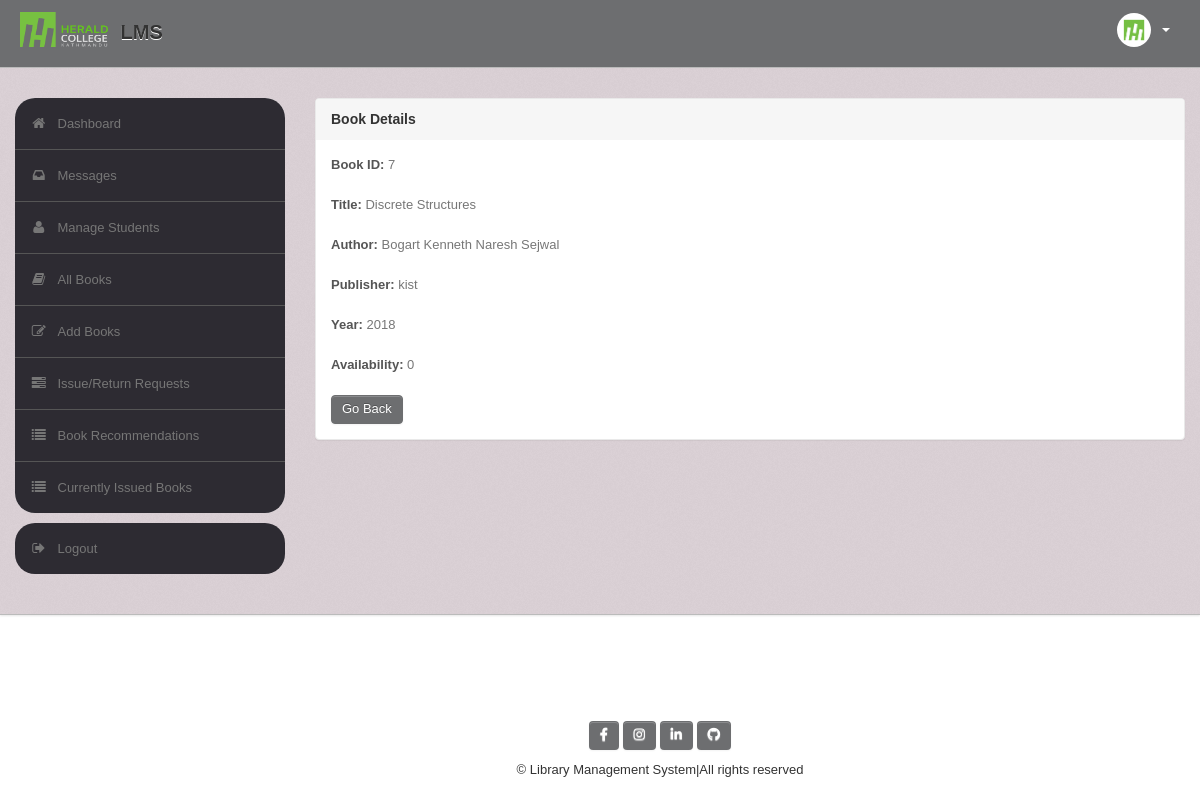
Screenshot of /admin/bookdetails.php?id=7 (signed in) with the database file from the repository.
### tables this page shows
CREATE TABLE `book` (
  `BookId` int(10) NOT NULL,
  `Title` varchar(50) DEFAULT NULL,
  `Publisher` varchar(50) DEFAULT NULL,
  `Year` varchar(50) DEFAULT NULL,
  `Availability` int(5) DEFAULT NULL
);

CREATE TABLE `author` (
  `BookId` int(10) NOT NULL,
  `Author` varchar(50) NOT NULL
);

### admin/bookdetails.php (the view, shortened to what this page needs)
<?php
require('dbconn.php');
?>
<?php
if ($_SESSION['UserId']) {
?>
    <!DOCTYPE html>
    <html lang="en">
    <head>
        <link type="text/css" href="bootstrap/css/bootstrap.min.css" rel="stylesheet">
        <link type="text/css" href="bootstrap/css/bootstrap-responsive.min.css" rel="stylesheet">
        <link type="text/css" href="css/theme.css" rel="stylesheet">
        <link type="text/css" href="images/icons/css/font-awesome.css" rel="stylesheet">
    </head>
    <body>
        <div class="navbar navbar-fixed-top">
            <div class="navbar-inner">
                <div class="container">
                        <a class="brand" href="home.php"><img src="images/nn.png" class="logo" /> LMS </a>
                    <div class="nav-collapse collapse navbar-inverse-collapse">
                        <ul class="nav pull-right">
                            <li class="nav-user dropdown"><a href="#" class="dropdown-toggle" data-toggle="dropdown">
                                    <img src="images/user.png" class="nav-avatar" />
                                    <b class="caret"></b></a>
                            </li>
                        </ul>
                    </div>
                </div>
            </div>
        </div>
        <div class="wrapper">
            <div class="container">
                <div class="row">
                    <div class="span3">
                        <div class="sidebar">
                            <ul class="widget widget-menu unstyled">
                                <li class="active"><a href="home.php"><i class="menu-icon icon-home"></i>Dashboard
                                    </a></li>
                                <li><a href="message.php"><i class="menu-icon icon-inbox"></i>Messages</a>
                                </li>
                                <li><a href="student.php"><i class="menu-icon icon-user"></i>Manage Students </a>
                                </li>
                                <li><a href="book.php"><i class="menu-icon icon-book"></i>All Books </a></li>
                                <li><a href="addbook.php"><i class="menu-icon icon-edit"></i>Add Books </a></li>
                                <li><a href="requests.php"><i class="menu-icon icon-tasks"></i>Issue/Return Requests </a></li>
                                <li><a href="recommendations.php"><i class="menu-icon icon-list"></i>Book Recommendations </a></li>
                                <li><a href="current.php"><i class="menu-icon icon-list"></i>Currently Issued Books </a></li>
                            </ul>
                            <ul class="widget widget-menu unstyled">
                                <li><a href="logout.php"><i class="menu-icon icon-signout"></i>Logout </a></li>
                            </ul>
                        </div>
                    </div>
                    <div class="span9">
                        <div class="content">
                            <div class="module">
                                <div class="module-head">
                                    <h3>Book Details</h3>
                                </div>
                                <div class="module-body">
                                    <?php
                                    $x = $_GET['id'];
                                    $sql = "select * from LMS.book where BookId='$x'";
                                    $result = $conn->query($sql);
                                    $row = $result->fetch_assoc();
                                    $bookid = $row['BookId'];
                                    $name = $row['Title'];
                                    $publisher = $row['Publisher'];
                                    $year = $row['Year'];
                                    $avail = $row['Availability'];
                                    echo "<b>Book ID:</b> " . $bookid . "<br><br>";
                                    echo "<b>Title:</b> " . $name . "<br><br>";
                                    $sql1 = "select * from LMS.author where BookId='$bookid'";
                                    $result = $conn->query($sql1);
                                    echo "<b>Author:</b> ";
                                    while ($row1 = $result->fetch_assoc()) {
                                        echo $row1['Author'] . "&nbsp;";
                                    }
                                    echo "<br><br>";
                                    echo "<b>Publisher:</b> " . $publisher . "<br><br>";
                                    echo "<b>Year:</b> " . $year . "<br><br>";
                                    echo "<b>Availability:</b> " . $avail . "<br><br>";
                                    ?>
                                    <a href="book.php" class="btn btn-primary">Go Back</a>
                                </div>
                            </div>
                        </div>
                    </div>
                </div>
            </div>
            <?php include('footer.php') ?>
        </div>
    </body>
    </html>
<?php } else {
    echo "<script type='text/javascript'>alert('Access Denied!!!')</script>";
} ?>

### admin/css/theme.css (style rules this page uses)
body { font-size: 13px; font-family: 'Open Sans', Arial, sans-serif; background: #fff; color: #777 }
h1, h2, h3, h4, h5, h6 { color: #333; margin-top: 0 }
h3 { font-size: 20px }
strong, b { color: #555 }
.wrapper { background: url(../images/bg.png) #cec1c8; border-bottom: 1px solid #bbb; -webkit-box-shadow: 0 1px 2px rgba(0,0,0,0.1); -moz-box-shadow: 0 1px 2px rgba(0,0,0,0.1); box-shadow: 0 1px 2px rgba(0,0,0,0.1); padding: 30px 0 }
body [class^="icon-"], body [class*=" icon-"] { font-size: 14px; line-height: 20px; height: 20px }
body { font-family: Arial, sans-serif; }
.module { background: #fff; -webkit-border-radius: 3px; -moz-border-radius: 3px; border-radius: 3px; border: 1px solid #ccc; border-bottom-color: #bbb; -webkit-box-shadow: 0 0 1px rgba(0,0,0,0.2); -moz-box-shadow: 0 0 1px rgba(0,0,0,0.2); box-shadow: 0 0 1px rgba(0,0,0,0.2); margin-bottom: 30px }
.navbar { position: static!important; margin: 0!important }
.navbar .navbar-inner { background: #6d6e70; border-bottom: 1px solid #bbb; -webkit-box-shadow: 0 1px 2px rgba(0,0,0,0.15); -moz-box-shadow: 0 1px 2px rgba(0,0,0,0.15); box-shadow: 0 1px 2px rgba(0,0,0,0.15) }
.navbar .brand { color: #333; font-weight: bold; font-size: 20px; margin-right: 20px; padding: 20px }
.logo { width: 90px; height: 35px; margin: -8px 5px 0 ; }
.navbar .nav>li>a { padding: 20px 15px; font-weight: bold; color: #777 }
.nav-user>a { height: 20px }
.nav-avatar { width: 34px; height: 34px; margin: -7px 5px 0 0; -webkit-border-radius: 50%; -moz-border-radius: 50%; border-radius: 50% }
.btn, .btn-box { -webkit-border-radius: 3px; -moz-border-radius: 3px; border-radius: 3px }
.btn { font-size: 13px; font-weight: 600 }
.btn { display: inline-block; margin-bottom: 0; font-weight: 400; text-align: center; vertical-align: middle; cursor: pointer; background-color: #6d6e70; color: #fff; background-image: none; border: 1px solid transparent; white-space: nowrap; padding: 4px 10px; font-size: 13px; line-height: 1.42857; border-radius: 4px; -webkit-user-select: none; -moz-user-select: none; -ms-user-select: none; user-select: none }
.btn-primary { color: #fff; background-color: #6d6e70; border-color: #6d6e70; }
.widget-menu { background: #fff; -webkit-border-radius: 3px; -moz-border-radius: 3px; border-radius: 20px; overflow: hidden }
.widget-menu a { color: #555; display: block; line-height: 20px; padding: 15px; text-decoration: none!important }
.widget-menu .menu-icon { margin-right: 10px; color: #767676; -webkit-transition: all .2s ease-in-out; -moz-transition: all .2s ease-in-out; transition: all .2s ease-in-out; }
.widget-menu>li+li { border-top: 1px solid #555 }
.widget-menu>li>a { background-color: #2d2b32; color: #767676; -webkit-transition: all .2s ease-in-out; -moz-transition: all .2s ease-in-out; transition: all .2s ease-in-out; }
.module { box-shadow: 0 0 3px rgba(0,0,0,.1); border-color: #e9e9e9; margin-bottom: 20px; background-color: #fff; border-radius: 4px; -webkit-box-shadow: 0 1px 1px rgba(0,0,0,.05); box-shadow: 0 1px 1px rgba(0,0,0,.05); }
.module-head { color: #767676; background-color: #f6f6f6; border-color: #e9e9e9; padding: 10px 15px; border-bottom: 1px solid transparent; border-top-right-radius: 3px; border-top-left-radius: 3px; }
.module-head h3 { font-size: 14px; line-height: 20px; height: 20px; margin: 0 }
.module-body { padding: 15px }

### rows the page displays
book: BookId "7", Title "Discrete Structures", Publisher "kist", Year "2018", Availability "0"
author: Author "Bogart"
author: Author "Kenneth"
author: Author "Naresh Sejwal"
